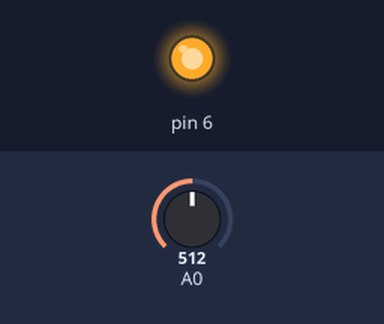
Recording of a sketch running on a simulated Arduino Uno, built with avr-gcc and run on an emulated ATmega328P. Parts: output pins drawn as LEDs (lit = HIGH). Inputs (shaded band) come from the test bench; at power-on: A0 = 512. What the sketch prints to the serial monitor is not drawn.

Above: at 1.2 s.
1.3 s: A0 set to 104
4.3 s: A0 set to 89
Timing chart, 0 to 7.3 s (numbered marks = the images above; inputs shaded):
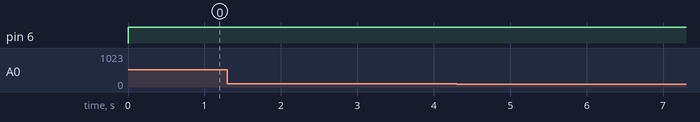

The sketch:

using_flex_sensor_and_led.ino
```cpp
// C++ code
//
int a;

void setup()
{
  pinMode(A0,INPUT);
  pinMode(6,OUTPUT);
  Serial.begin(9600);
}

void loop()
{
  int a = analogRead(A0);
  Serial.print("Flex sensor value = ");
  Serial.println(a);

  if(a==787)
  {

    digitalWrite(6,LOW);

  }


if(a<687 && a>287)
  {

    digitalWrite(6,HIGH);
  }
}
```

Measured:
- after the input at 1.3 s, every drawn part: stays the same
- after the input at 4.3 s, every drawn part: stays the same
